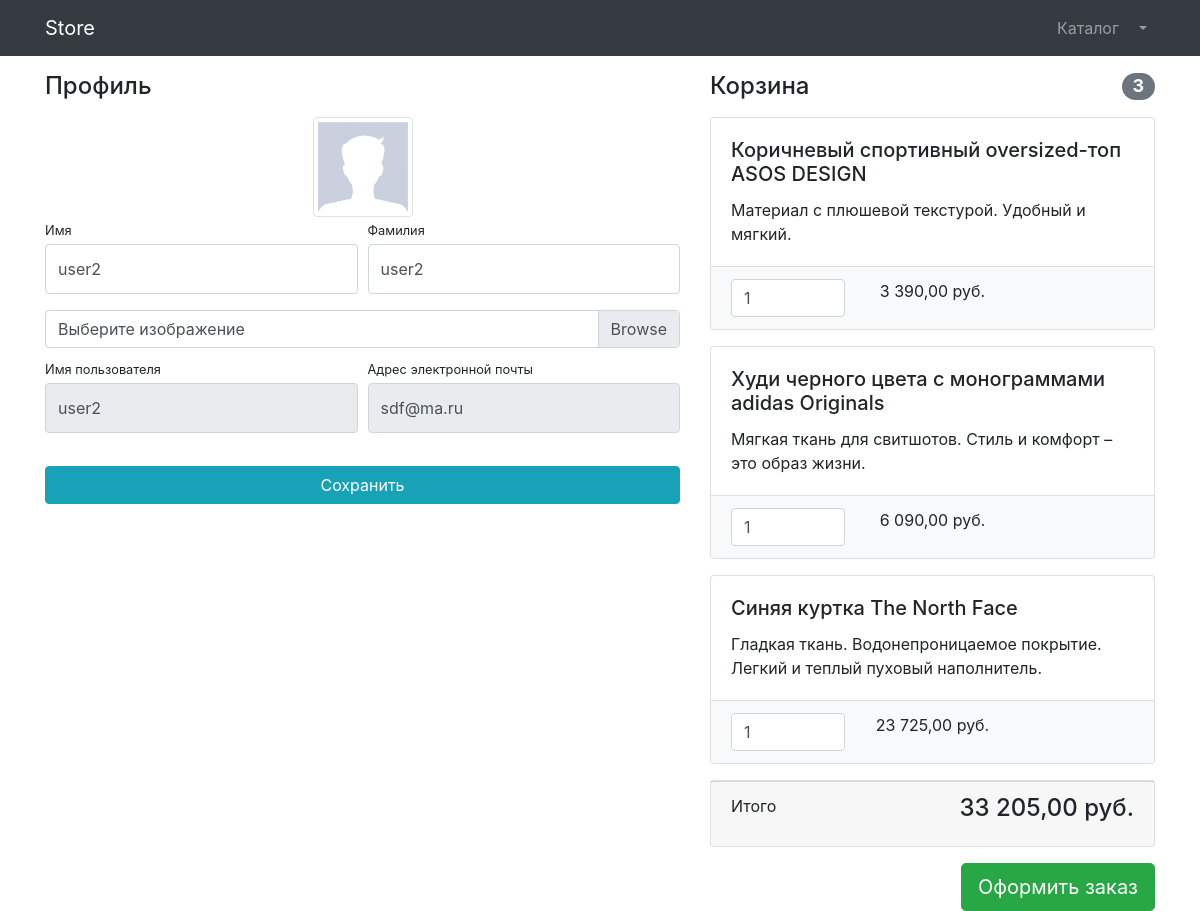
The app's page /users/profile/ (signed in) with its own data.
### users/models.py (models this page shows)
class User(AbstractUser):
    image = models.ImageField(upload_to='users_images', null=True, blank=True)
    is_verified_email = models.BooleanField(default=False)

### products/models.py (models this page shows, shortened)
class Basket(models.Model):
    user = models.ForeignKey(to=User, on_delete=models.CASCADE)
    product = models.ForeignKey(to=Product, on_delete=models.CASCADE)
    quantity = models.PositiveSmallIntegerField(default=0)
    created_timestamp = models.DateTimeField(auto_now_add=True)
    objects = BasketQuerySet.as_manager()
    def sum(self):
        return self.product.price * self.quantity

class Product(models.Model):
    name = models.CharField(max_length=256)
    description = models.TextField()
    price = models.DecimalField(max_digits=10, decimal_places=2)
    quantity = models.PositiveIntegerField(default=0)
    image = models.ImageField(upload_to='products_images', blank=True)
    stripe_product_price_id = models.CharField(max_length=128, null=True, blank=True)
    category = models.ForeignKey(to=ProductCategory, on_delete=models.PROTECT)
    class Meta:
        verbose_name = 'Продукт'
        verbose_name_plural = 'Продукты'

### users/views.py (the view)
# urls.py: path('profile/', UserProfileView.as_view(), name='profile'), # просмотр профиля. вход в ЛК.
class UserProfileView(TitleMixin, LoginRequiredMixin, UpdateView):
    model = get_user_model()
    form_class = UserProfileForm
    template_name = 'users/profile.html'
    success_url = reverse_lazy('users:profile')
    title = 'Store - Личный Кабинет'
    def get_object(self, queryset=None):
        return self.request.user

### users/forms.py
class UserProfileForm(UserChangeForm):
    first_name = forms.CharField(label='Имя', widget=forms.TextInput(attrs={'class': 'form-control py-4'}))
    last_name = forms.CharField(label='Фамилия', widget=forms.TextInput(attrs={'class': 'form-control py-4'}))
    image = forms.ImageField(label='Выберите изображение', required=False,
                             widget=forms.FileInput(attrs={'class': 'custom-file-input'}))
    username = forms.CharField(label='Имя пользователя', disabled=True,
                               widget=forms.TextInput(attrs={'class': 'form-control py-4'}))
    email = forms.CharField(label='Адрес электронной почты',
                            widget=forms.EmailInput(attrs={'class': 'form-control py-4', 'readonly': True}))
    class Meta:
        model = User
        fields = ['first_name', 'last_name', 'image', 'username', 'email']

### common/views.py (called while the page is built)
    def get_context_data(self, **kwargs):
        context = super(TitleMixin, self).get_context_data(**kwargs)
        context['title'] = self.title
        return context

### products/context_processors.py (called while the page is built)
def baskets(request):
    user = request.user
    return {'baskets': Basket.objects.filter(user=user) if user.is_authenticated else []}

### products/models.py (called while the page is built)
    def total_sum(self):
        return sum(basket.sum() for basket in self)

    def total_quantity(self):
        return sum(basket.quantity for basket in self)

### users/templates/users/profile.html (shortened to what this page needs)
{% extends 'products/base.html' %}
{% load static %}
{% block css %}
	<link href="{% static '/vendor/css/profile.css' %}" rel="stylesheet">
{% endblock %}
{% block content %}
    <div class="container">
    <div class="row">
        <div class="col-lg-7">
            <h4 class="mt-3 mb-3">Профиль</h4>
            <div class="col-lg-12 text-center">
                <img width="100" height="100"
                     src="{% if user.image %} {{ user.image.url }}
                              {% else %} {% static 'vendor/img/users/default_avatar.jpg' %}
                          {% endif %}"
                     class="img-thumbnail">
            </div>
            <form action="{% url 'users:profile' %}" method="post" enctype="multipart/form-data">
                <div class="form-row">
                    <div class="col-lg-6">
                        <div class="form-group">
                            <label class="small mb-1" for="{{ form.first_name.id_for_label }}">{{ form.first_name.label }}</label>
                            {{ form.first_name }}
                        </div>
                    </div>
                    <div class="col-lg-6">
                        <div class="form-group">
                            <label class="small mb-1" for="{{ form.last_name.id_for_label }}">{{ form.last_name.label }}</label>
                            {{ form.last_name }}
                        </div>
                    </div>
                </div>
                <div class="form-row mb-2">
                    <div class="col-lg-12">
                        <div class="custom-file">
                            <label class="custom-file-label" for="{{ form.image.id_for_label }}">{{ form.image.label }}</label>
                        </div>
                    </div>
                </div>
                <div class="form-row">
                    <div class="col-lg-6">
                        <label class="small mb-1" for="{{ form.username.id_for_label }}">{{ form.username.label }}</label>
                        {{ form.username }}
                    </div>
                    <div class="col-lg-6">
                        <label class="small mb-1" for="{{ form.email.id_for_label }}">{{ form.email.label }}</label>
                        {{ form.email }}
                    </div>
                </div>
                <div class="form-row">
                    <div class="col-lg-12" style="margin-top: 33px;">
                        <input class="btn btn-info btn-block" type="submit" value="Сохранить">
                    </div>
                </div>
            </form>
        </div>
        <div class="col-lg-5">
            {% include 'products/baskets.html' %}
        </div>
    </div>
</div>
{% endblock %}

### products/templates/products/baskets.html (shortened to what this page needs)
{% if baskets %}
{% load humanize %}
    <h4 class="mt-3 mb-3 d-flex justify-content-between align-items-center mb-3">
                Корзина <span class="badge badge-secondary badge-pill">{{ baskets.total_quantity }}</span>
            </h4>
    {% for basket in baskets %}
        <div class="card mb-3">
        <div class="card-body">
            <h5 class="card-title">{{ basket.product.name }}</h5>
            <p class="card-text">{{ basket.product.description }}</p>
        </div>
        <ul class="list-group list-group-flush">
            <li class="list-group-item bg-light">
                <div class="row text-center">
                    <div class="col-lg-4">
                        <input name="basketID" type="number" class="form-control"
                               value="{{ basket.quantity }}" min="0">
                    </div>
                   <div class="col-lg-4">{{ basket.sum|intcomma }} руб.</div>
                    <div class="col-lg-4">
                    </div>
                </div>
            </li>
        </ul>
    </div>
    {% endfor %}
    <div class="card mb-3">
        <div class="card-footer">
            <p class="float-left">Итого</p>
            <h4 class="float-right">{{ baskets.total_sum|intcomma }} руб.</h4>
        </div>
    </div>
    <a class="btn btn-success btn-lg float-right" href="{% url 'orders:order_create' %}">
                    Оформить заказ
                </a>
{% else %}
    <h4 class="mt-3 mb-3 text-center">  Корзина пуста  </h4>
{% endif %}

### records on screen
User: first_name "user2", last_name "user2", username "user2", email "sdf@ma.ru"
Basket: total_quantity "3", product.name "Коричневый спортивный oversized-топ ASOS DESIGN", product.description "Материал с плюшевой текстурой. Удобный и мягкий.", basketID "1", sum "3 390,00", total_sum "33 205,00"
Basket: product.name "Худи черного цвета с монограммами adidas Originals", product.description "Мягкая ткань для свитшотов. Стиль и комфорт – это образ жизни.", basketID "1", sum "6 090,00"
Basket: product.name "Синяя куртка The North Face", product.description "Гладкая ткань. Водонепроницаемое покрытие. Легкий и теплый пуховый наполнитель.", basketID "1", sum "23 725,00"
